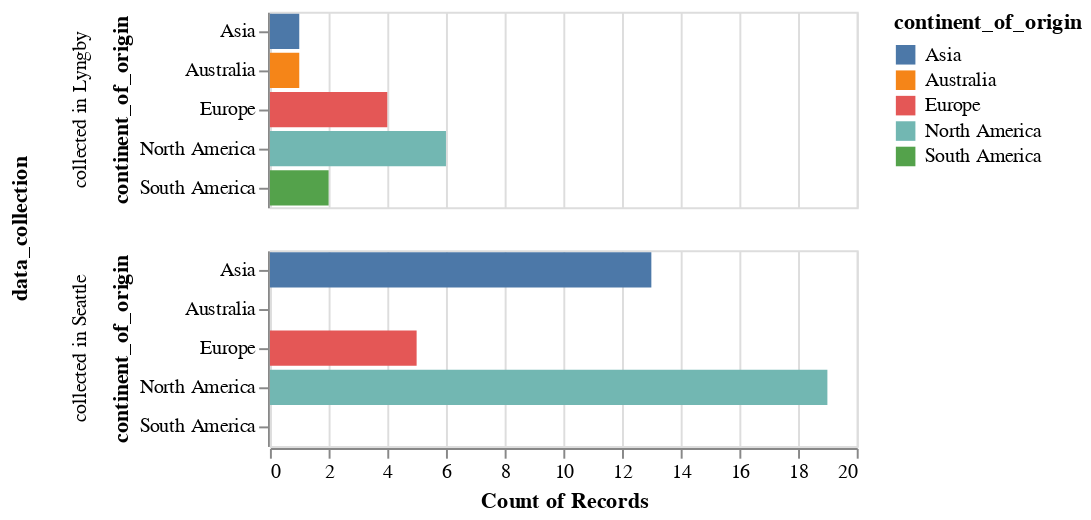

Notebook code cell kept with this figure:
### Code cell
# altair grouped bar
alt.Chart(participants).mark_bar().encode(
    alt.Y("continent_of_origin:N"),
    alt.X("count(continent_of_origin)"),
    alt.Color("continent_of_origin:N"),
    alt.Row("data_collection:N"),
)

### Figure 1 — Vega-Lite specification as saved in the notebook (floating-point values rounded to 4 significant figures)
{"config": {"view": {"continuousWidth": 300, "continuousHeight": 300}}, "data": {"name": "data-67d3209c23854af6d6d6029256d40d93"}, "mark": {"type": "bar"}, "encoding": {"color": {"field": "continent_of_origin", "type": "nominal"}, "row": {"field": "data_collection", "type": "nominal"}, "x": {"aggregate": "count", "field": "continent_of_origin", "type": "nominal"}, "y": {"field": "continent_of_origin", "type": "nominal"}}, "$schema": "https://vega.github.io/schema/vega-lite/v5.8.0.json", "datasets": {"data-67d3209c23854af6d6d6029256d40d93": [{"participant_id": 1, "continent_of_origin": "North America", "data_collection": "collected in Lyngby", "continent_adj": "North America"}, {"participant_id": 2, "continent_of_origin": "Europe", "data_collection": "collected in Lyngby", "continent_adj": "Europe"}, {"participant_id": 3, "continent_of_origin": "North America", "data_collection": "collected in Lyngby", "continent_adj": "North America"}, {"participant_id": 4, "continent_of_origin": "Europe", "data_collection": "collected in Lyngby", "continent_adj": "Europe"}, {"participant_id": 5, "continent_of_origin": "Europe", "data_collection": "collected in Lyngby", "continent_adj": "Europe"}, {"participant_id": 6, "continent_of_origin": "North America", "data_collection": "collected in Lyngby", "continent_adj": "North America"}, {"participant_id": 7, "continent_of_origin": "North America", "data_collection": "collected in Lyngby", "continent_adj": "North America"}, {"participant_id": 8, "continent_of_origin": "Europe", "data_collection": "collected in Lyngby", "continent_adj": "Europe"}, {"participant_id": 9, "continent_of_origin": "Australia", "data_collection": "collected in Lyngby", "continent_adj": "Aus/SA"}, {"participant_id": 10, "continent_of_origin": "North America", "data_collection": "collected in Lyngby", "continent_adj": "North America"}, {"participant_id": 11, "continent_of_origin": "North America", "data_collection": "collected in Lyngby", "continent_adj": "North America"}, {"participant_id": 12, "continent_of_origin": "Asia", "data_collection": "collected in Lyngby", "continent_adj": "Asia"}, {"participant_id": 13, "continent_of_origin": "South America", "data_collection": "collected in Lyngby", "continent_adj": "Aus/SA"}, {"participant_id": 14, "continent_of_origin": "South America", "data_collection": "collected in Lyngby", "continent_adj": "Aus/SA"}, {"participant_id": 15, "continent_of_origin": "North America", "data_collection": "collected in Seattle", "continent_adj": "North America"}, {"participant_id": 16, "continent_of_origin": "North America", "data_collection": "collected in Seattle", "continent_adj": "North America"}, {"participant_id": 17, "continent_of_origin": "Europe", "data_collection": "collected in Seattle", "continent_adj": "Europe"}, {"participant_id": 18, "continent_of_origin": "Asia", "data_collection": "collected in Seattle", "continent_adj": "Asia"}, {"participant_id": 19, "continent_of_origin": "North America", "data_collection": "collected in Seattle", "continent_adj": "North America"}, {"participant_id": 20, "continent_of_origin": "Asia", "data_collection": "collected in Seattle", "continent_adj": "Asia"}, {"participant_id": 21, "continent_of_origin": "Asia", "data_collection": "collected in Seattle", "continent_adj": "Asia"}, {"participant_id": 22, "continent_of_origin": "Asia", "data_collection": "collected in Seattle", "continent_adj": "Asia"}, {"participant_id": 23, "continent_of_origin": "North America", "data_collection": "collected in Seattle", "continent_adj": "North America"}, {"participant_id": 24, "continent_of_origin": "Europe", "data_collection": "collected in Seattle", "continent_adj": "Europe"}, {"participant_id": 25, "continent_of_origin": "Asia", "data_collection": "collected in Seattle", "continent_adj": "Asia"}, {"participant_id": 26, "continent_of_origin": "North America", "data_collection": "collected in Seattle", "continent_adj": "North America"}, {"participant_id": 27, "continent_of_origin": "Asia", "data_collection": "collected in Seattle", "continent_adj": "Asia"}, {"participant_id": 28, "continent_of_origin": "Asia", "data_collection": "collected in Seattle", "continent_adj": "Asia"}, {"participant_id": 29, "continent_of_origin": "Asia", "data_collection": "collected in Seattle", "continent_adj": "Asia"}, {"participant_id": 30, "continent_of_origin": "North America", "data_collection": "collected in Seattle", "continent_adj": "North America"}, {"participant_id": 31, "continent_of_origin": "Asia", "data_collection": "collected in Seattle", "continent_adj": "Asia"}, {"participant_id": 32, "continent_of_origin": "North America", "data_collection": "collected in Seattle", "continent_adj": "North America"}, {"participant_id": 33, "continent_of_origin": "North America", "data_collection": "collected in Seattle", "continent_adj": "North America"}, {"participant_id": 34, "continent_of_origin": "North America", "data_collection": "collected in Seattle", "continent_adj": "North America"}, {"participant_id": 35, "continent_of_origin": "North America", "data_collection": "collected in Seattle", "continent_adj": "North America"}, {"participant_id": 36, "continent_of_origin": "North America", "data_collection": "collected in Seattle", "continent_adj": "North America"}, {"participant_id": 37, "continent_of_origin": "Asia", "data_collection": "collected in Seattle", "continent_adj": "Asia"}, {"participant_id": 38, "continent_of_origin": "North America", "data_collection": "collected in Seattle", "continent_adj": "North America"}, {"participant_id": 40, "continent_of_origin": "Asia", "data_collection": "collected in Seattle", "continent_adj": "Asia"}, {"participant_id": 41, "continent_of_origin": "Europe", "data_collection": "collected in Seattle", "continent_adj": "Europe"}, {"participant_id": 42, "continent_of_origin": "North America", "data_collection": "collected in Seattle", "continent_adj": "North America"}, {"participant_id": 43, "continent_of_origin": "North America", "data_collection": "collected in Seattle", "continent_adj": "North America"}, {"participant_id": 44, "continent_of_origin": "North America", "data_collection": "collected in Seattle", "continent_adj": "North America"}, {"participant_id": 45, "continent_of_origin": "North America", "data_collection": "collected in Seattle", "continent_adj": "North America"}, {"participant_id": 46, "continent_of_origin": "Europe", "data_collection": "collected in Seattle", "continent_adj": "Europe"}, {"participant_id": 47, "continent_of_origin": "Asia", "data_collection": "collected in Seattle", "continent_adj": "Asia"}, {"participant_id": 48, "continent_of_origin": "Asia", "data_collection": "collected in Seattle", "continent_adj": "Asia"}, {"participant_id": 49, "continent_of_origin": "North America", "data_collection": "collected in Seattle", "continent_adj": "North America"}, {"participant_id": 50, "continent_of_origin": "North America", "data_collection": "collected in Seattle", "continent_adj": "North America"}, {"participant_id": 51, "continent_of_origin": "North America", "data_collection": "collected in Seattle", "continent_adj": "North America"}, {"participant_id": 52, "continent_of_origin": "Europe", "data_collection": "collected in Seattle", "continent_adj": "Europe"}]}}
